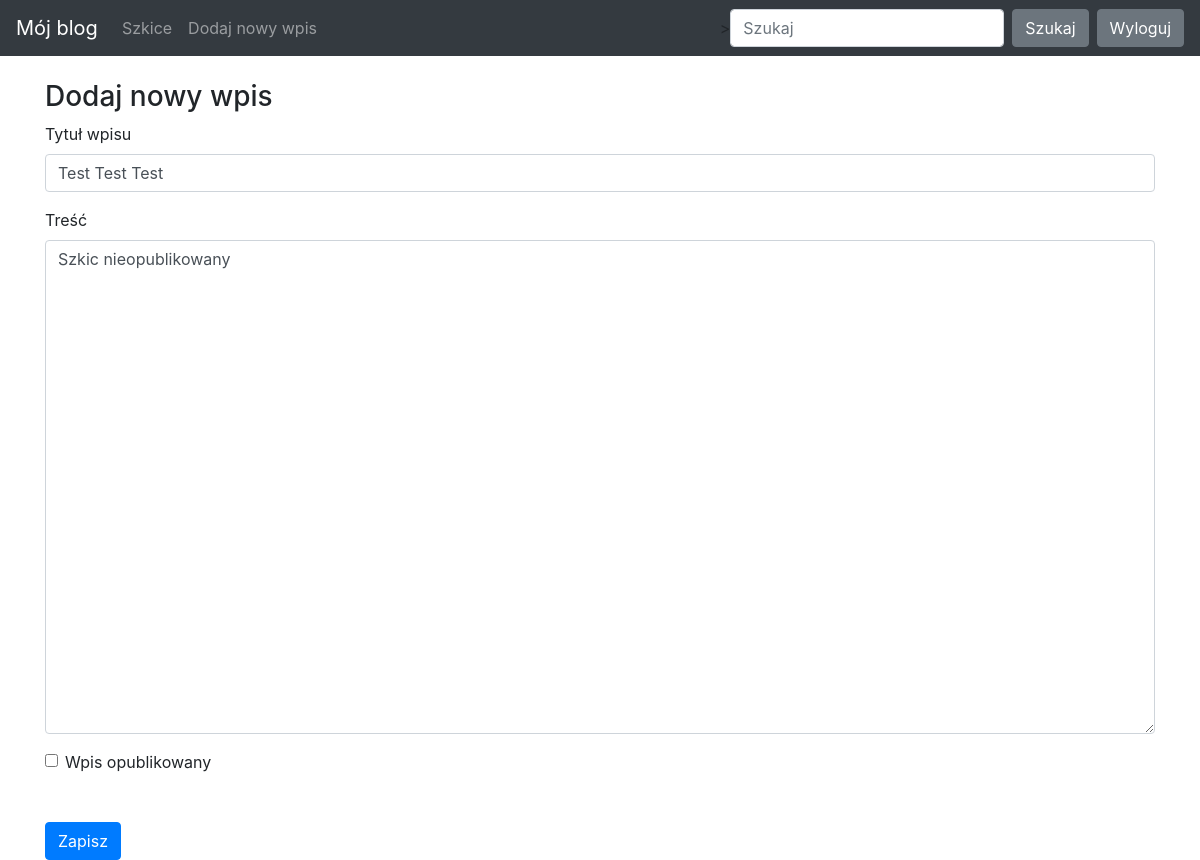
Page /edit-post/25 (signed in) on the earlier database version.
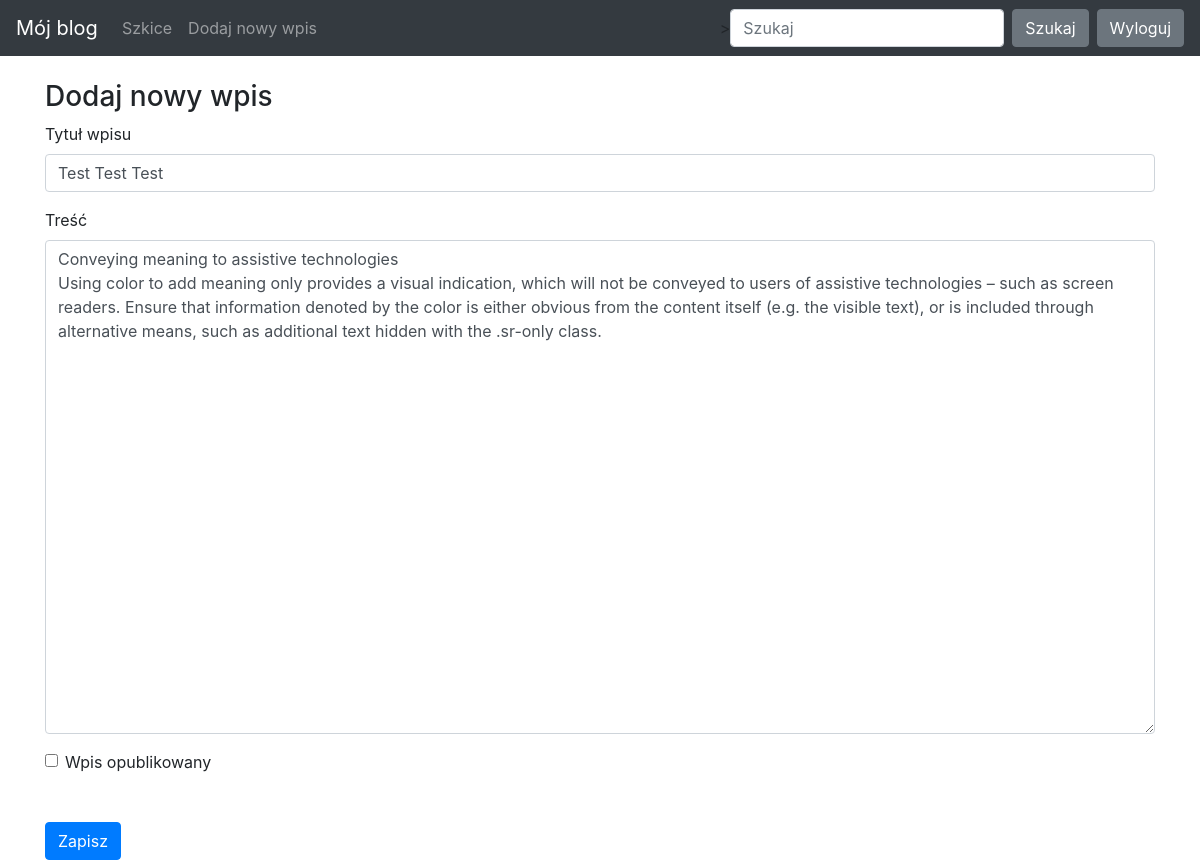
Same page on the later database version.
### blog/models.py (models this page shows)
class Entry(db.Model):
   id = db.Column(db.Integer, primary_key=True)
   title = db.Column(db.String(80), nullable=False)
   body = db.Column(db.Text, nullable=False)
   pub_date = db.Column(db.DateTime, nullable=False,
       default=datetime.datetime.utcnow)
   is_published = db.Column(db.Boolean, default=False)

### blog/routes.py (the view)
@app.route("/edit-post/<int:entry_id>", methods=["GET", "POST"])
@login_required
def edit_entry(entry_id):
    entry = Entry.query.filter_by(id=entry_id).first_or_404()
    form = EntryForm(obj=entry)
    errors = None
    if request.method == 'POST':
        create_edit_entry(form, entry_id=entry_id, entry=entry)
        return redirect(url_for('index'))
    else:
        errors = form.errors
    return render_template("entry_form.html", form=form, errors=errors)

### blog/forms.py
class EntryForm(FlaskForm):
   title = StringField('Title', validators=[DataRequired()])
   body = TextAreaField('Content', validators=[DataRequired()])
   is_published = BooleanField('Is Published?')

### blog/routes.py (called while the page is built)
def login_required(view_func):
   @functools.wraps(view_func)
   def check_permissions(*args, **kwargs):
       if session.get('logged_in'):
           return view_func(*args, **kwargs)
       return redirect(url_for('login', next=request.path))
   return check_permissions

### blog/templates/entry_form.html (shortened to what this page needs)
{% extends "base.html" %}
{% block content %}
<h3>
   Dodaj nowy wpis
</h3>
<form action="" method="POST">
   <div class="form-group">
       <label for="title">Tytuł wpisu</label>
       {{ form.title(class_="form-control") }}
   </div>
   <div class="form-group">
       <label for="body">Treść</label>
       {{ form.body(class_="form-control", cols="100", rows="20") }}
   </div>
   <div class="form-check">
       {{ form.is_published(class_="form-check-input") }}
       <label class="form-check-label" for="is_published">Wpis opublikowany</label>
   </div>
   <button type="submit" class="btn btn-primary mt-5">Zapisz</button>
</form>
{% endblock %}

Differences in the rows shown:
changed Entry "Test Test Test": body "Szkic nieopublikowany" → "Conveying meaning to assistive technologies Using color to add meaning only provides a visual indication, which will not be conveyed to users of assistive technologies – such as screen readers. Ensure that information denoted by the color is either obvious from the content itself (e.g. the visible text), or is included through alternative means, such as additional text hidden with the .sr-only class."
